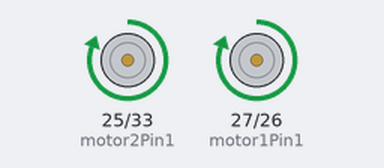
This sketch was run on a simulated ESP32. On the bench: motor-driver pin pairs drawn as motors (green arrow = first pin HIGH = forward, orange = second pin HIGH = backward, longer = more drive).

Above: at 0.5 s.
At 1.5 s:
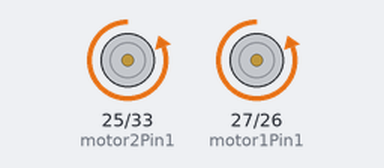
At 2.2 s:
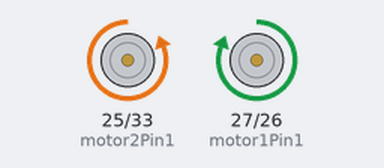
At 3.5 s:
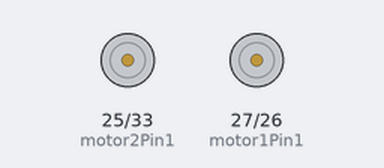
Timing chart, 0 to 5.2 s (numbered marks = the images above):
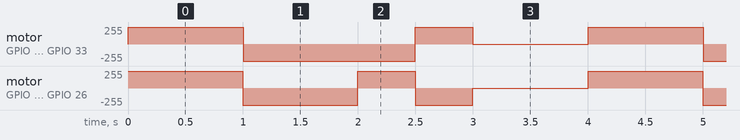

Measured:
- by itself, motor on GPIO 25 (motor2Pin1) / GPIO 33 (motor2Pin2): repeats every 4.0 s: backward 255/255 1.5 s, forward 255/255 0.50 s, stopped 1.0 s, forward 255/255 1.0 s
- by itself, motor on GPIO 27 (motor1Pin1) / GPIO 26 (motor1Pin2): repeats every 4.0 s: backward 255/255 1.0 s, forward 255/255 0.50 s, backward 255/255 0.50 s, stopped 1.0 s, forward 255/255 1.0 s

The sketch:

Motor-Controls.ino
```cpp
// Motor pins
const int motor1Pin1 = 27; // Motor 1, Pin 1
const int motor1Pin2 = 26; // Motor 1, Pin 2
const int motor2Pin1 = 25; // Motor 2, Pin 1
const int motor2Pin2 = 33; // Motor 2, Pin 2

void setup() {
  // Initialize motor pins as outputs
  pinMode(motor1Pin1, OUTPUT);
  pinMode(motor1Pin2, OUTPUT);
  pinMode(motor2Pin1, OUTPUT);
  pinMode(motor2Pin2, OUTPUT);
}

void loop() {
  // Example: Call the functions here to control the motor movement
  front();
  delay(1000);  // Move forward for 1 second

  back();
  delay(1000);  // Move backward for 1 second

  turnRight();
  delay(500);   // Turn right for 0.5 seconds

  turnLeft();
  delay(500);   // Turn left for 0.5 seconds

  stopMotors();
  delay(1000);  // Stop for 1 second
}

// Function to move forward
void front() {
  digitalWrite(motor1Pin1, HIGH);
  digitalWrite(motor1Pin2, LOW);
  digitalWrite(motor2Pin1, HIGH);
  digitalWrite(motor2Pin2, LOW);
}

// Function to move backward
void back() {
  digitalWrite(motor1Pin1, LOW);
  digitalWrite(motor1Pin2, HIGH);
  digitalWrite(motor2Pin1, LOW);
  digitalWrite(motor2Pin2, HIGH);
}

// Function to turn right
void turnRight() {
  digitalWrite(motor1Pin1, HIGH);
  digitalWrite(motor1Pin2, LOW);
  digitalWrite(motor2Pin1, LOW);
  digitalWrite(motor2Pin2, HIGH);
}

// Function to turn left
void turnLeft() {
  digitalWrite(motor1Pin1, LOW);
  digitalWrite(motor1Pin2, HIGH);
  digitalWrite(motor2Pin1, HIGH);
  digitalWrite(motor2Pin2, LOW);
}

// Function to stop the motors
void stopMotors() {
  digitalWrite(motor1Pin1, LOW);
  digitalWrite(motor1Pin2, LOW);
  digitalWrite(motor2Pin1, LOW);
  digitalWrite(motor2Pin2, LOW);
}
```
